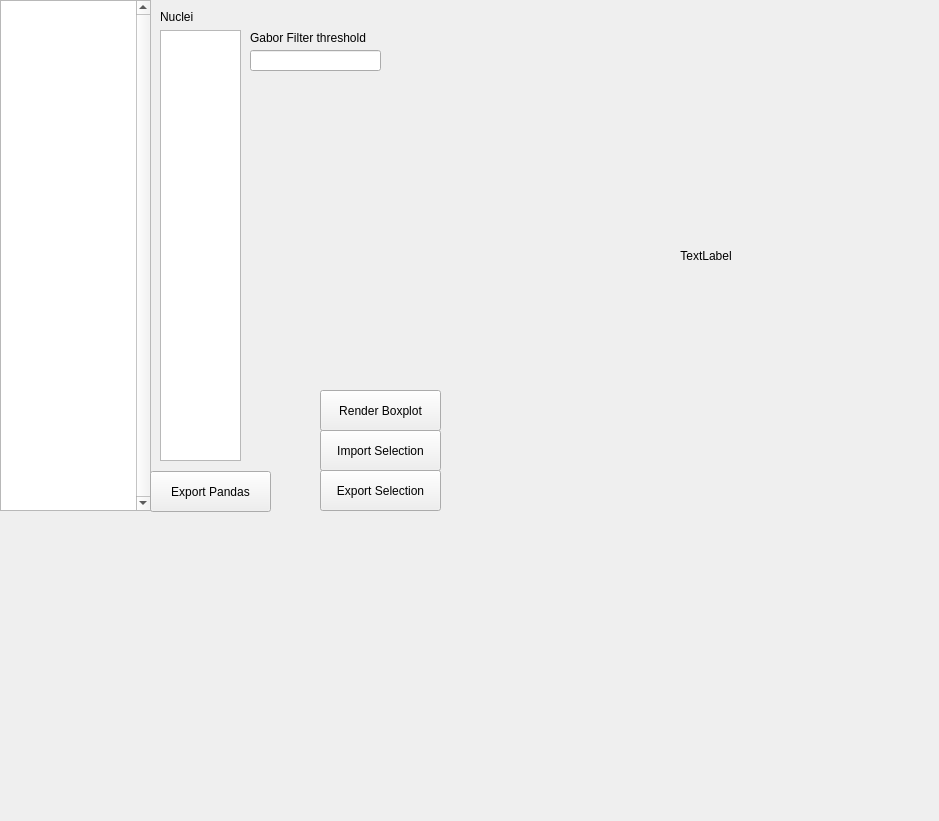
<?xml version="1.0" encoding="UTF-8"?>
<ui version="4.0">
 <class>Form</class>
 <widget class="QWidget" name="Form">
  <property name="geometry">
   <rect>
    <x>0</x>
    <y>0</y>
    <width>939</width>
    <height>821</height>
   </rect>
  </property>
  <property name="windowTitle">
   <string>Form</string>
  </property>
  <widget class="CentrosomeImageQLabel" name="movieImgLabel">
   <property name="geometry">
    <rect>
     <x>450</x>
     <y>0</y>
     <width>512</width>
     <height>512</height>
    </rect>
   </property>
   <property name="text">
    <string>TextLabel</string>
   </property>
   <property name="scaledContents">
    <bool>true</bool>
   </property>
   <property name="alignment">
    <set>Qt::AlignCenter</set>
   </property>
  </widget>
  <widget class="QTreeView" name="experimentsTreeView">
   <property name="geometry">
    <rect>
     <x>0</x>
     <y>0</y>
     <width>151</width>
     <height>511</height>
    </rect>
   </property>
   <property name="verticalScrollBarPolicy">
    <enum>Qt::ScrollBarAlwaysOn</enum>
   </property>
  </widget>
  <widget class="QListView" name="nucleiListView">
   <property name="geometry">
    <rect>
     <x>160</x>
     <y>30</y>
     <width>81</width>
     <height>431</height>
    </rect>
   </property>
   <property name="selectionMode">
    <enum>QAbstractItemView::SingleSelection</enum>
   </property>
  </widget>
  <widget class="QLabel" name="nucleiTitleLbl">
   <property name="geometry">
    <rect>
     <x>160</x>
     <y>10</y>
     <width>56</width>
     <height>13</height>
    </rect>
   </property>
   <property name="text">
    <string>Nuclei</string>
   </property>
  </widget>
  <widget class="MplWidget" name="mplDistance" native="true">
   <property name="geometry">
    <rect>
     <x>0</x>
     <y>500</y>
     <width>941</width>
     <height>321</height>
    </rect>
   </property>
   <property name="sizePolicy">
    <sizepolicy hsizetype="Expanding" vsizetype="Preferred">
     <horstretch>0</horstretch>
     <verstretch>0</verstretch>
    </sizepolicy>
   </property>
   <property name="cursor">
    <cursorShape>CrossCursor</cursorShape>
   </property>
  </widget>
  <widget class="QPushButton" name="exportPandasButton">
   <property name="geometry">
    <rect>
     <x>150</x>
     <y>471</y>
     <width>121</width>
     <height>41</height>
    </rect>
   </property>
   <property name="text">
    <string>Export Pandas</string>
   </property>
  </widget>
  <widget class="QPushButton" name="exportSelectionButton">
   <property name="geometry">
    <rect>
     <x>320</x>
     <y>470</y>
     <width>121</width>
     <height>41</height>
    </rect>
   </property>
   <property name="text">
    <string>Export Selection</string>
   </property>
  </widget>
  <widget class="QPushButton" name="importSelectionButton">
   <property name="geometry">
    <rect>
     <x>320</x>
     <y>430</y>
     <width>121</width>
     <height>41</height>
    </rect>
   </property>
   <property name="text">
    <string>Import Selection</string>
   </property>
  </widget>
  <widget class="QLineEdit" name="gaborLineEdit">
   <property name="geometry">
    <rect>
     <x>250</x>
     <y>50</y>
     <width>131</width>
     <height>21</height>
    </rect>
   </property>
  </widget>
  <widget class="QLabel" name="gaborThresholdLbl">
   <property name="geometry">
    <rect>
     <x>250</x>
     <y>30</y>
     <width>131</width>
     <height>16</height>
    </rect>
   </property>
   <property name="text">
    <string>Gabor Filter threshold</string>
   </property>
  </widget>
  <widget class="QPushButton" name="renderButton">
   <property name="geometry">
    <rect>
     <x>320</x>
     <y>390</y>
     <width>121</width>
     <height>41</height>
    </rect>
   </property>
   <property name="text">
    <string>Render Boxplot</string>
   </property>
  </widget>
 </widget>
 <customwidgets>
  <customwidget>
   <class>MplWidget</class>
   <extends>QWidget</extends>
   <header>gui_mplwidget</header>
   <container>1</container>
  </customwidget>
  <customwidget>
   <class>CentrosomeImageQLabel</class>
   <extends>QLabel</extends>
   <header>gui_centrosome_image_qlabel</header>
  </customwidget>
 </customwidgets>
 <resources/>
 <connections/>
</ui>
